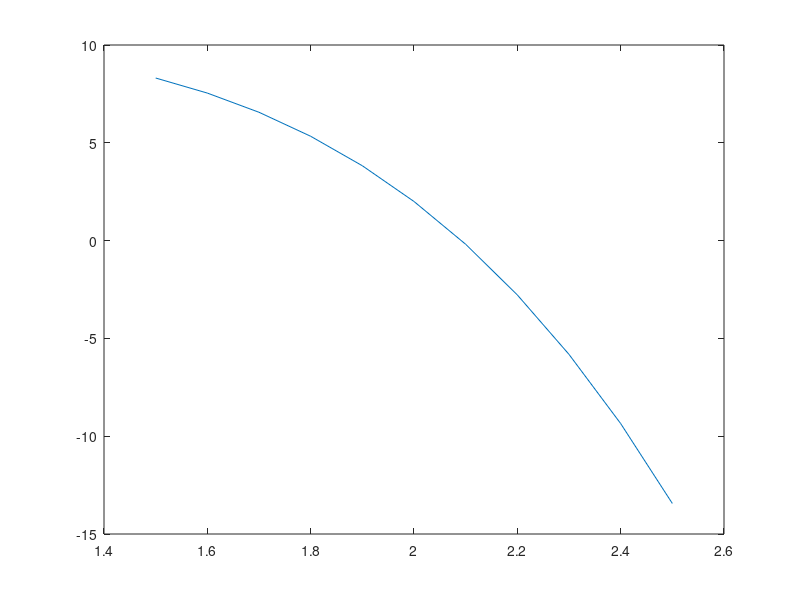

Here is the MATLAB script that generated this plot:
% num comp hw5

%% 1.1-5
x = 1.5:.1:2.5;
y = -x.^4 + x.^3 +10;
plot(x,y)

%% 1.1cp - 2b
% bisection method

f = @(x) 6*x - sin(x) + 5;
a = -15;
b = 15;
tol = 0.5*10^-8;

fa = f(a);
fb = f(b);
if fa*fb > 0
    fprintf('No root found in this interval');
end

while (b-a)/2 > tol
    xc = (a+b)/2;
    fxc = f(xc);
    if fxc == 0
        break;
    end
    if fa*fxc < 0
        b = xc;
        fb = fxc;
    else
        a = xc;
        fa = fxc;
    end
end

fprintf('\nRoot = %d\n', xc)

%% problem 5a

x0 = 1.1;
tol = 10^-8;
g = @(x) x^3 + 2*x^2 - 2;

n = 1;
x1 = g(x0);
while abs(x1-x0)>tol
    x0 = x1;
    x1 = g(x0);
    n = n + 1;
end
fprintf('\nConverged to %d after %d iterations\n', x1, n);

%% problem 5b

x0 = 1.1;
tol = 10^-8;
g = @(x) x - (x^3 + 2*x^2 - x - 2)/(3*x^2 + 4*x - 1);

n = 1;
x1 = g(x0);
while abs(x1-x0)>tol
    x0 = x1;
    x1 = g(x0);
    n = n + 1;
end
fprintf('\nConverged to %d after %d iterations\n', x1, n);